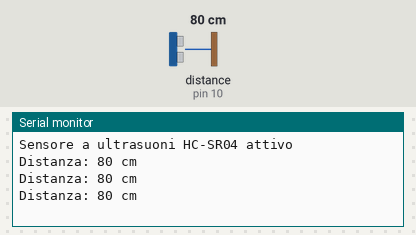
Bench run of a sketch on a simulated Arduino Uno, built with avr-gcc and run on an emulated ATmega328P. Shown: the last lines printed to the serial monitor. Wiring (inferred from the names in the program): ultrasonic range finder: trigger pin 9; echo pin 10. Inputs (shaded band) come from the test bench; at power-on: distance to the obstacle (sensor on pin 10) 80 cm. The echo pulse lasts 58.3 µs per cm.

Above: at 1.3 s.
1.4 s: distance to the obstacle (sensor on pin 10) set to 2 cm
At 1.9 s:
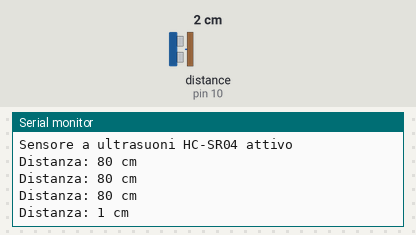
2.9 s: distance to the obstacle (sensor on pin 10) set to 4 cm
At 3.4 s:
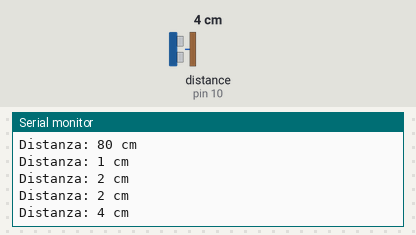
Timing chart, 0 to 5.9 s (numbered marks = the images above; inputs shaded):
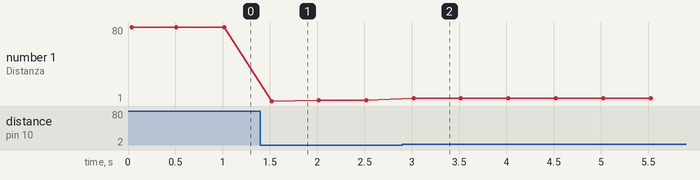

Measured:
- after the input at 1.4 s, the serial monitor: prints a new line after 0.12 s (image 1)
- after the input at 2.9 s, the serial monitor: prints a new line after 0.12 s (image 2)
- plotted number 1: 80 → 2 after the input at 1.4 s

The sketch:

Ultrasuoni_01_misurazione_base.ino
```cpp
/*
 * @file Ultrasuoni_01_misurazione_base.ino
 * @brief Misurazione base con sensore a ultrasuoni HC-SR04
 *
 * @description
 * Questo sketch è un esempio base per utilizzare il sensore a ultrasuoni HC-SR04 con Arduino.
 * Il sensore misura la distanza da un oggetto riflettente inviando un impulso ultrasonico e misurando il tempo di ritorno dell'eco.
 * Il risultato viene visualizzato in centimetri sul monitor seriale.
 *
 * https://wokwi.com/projects/458007500865594369
 * @author Filippo Bilardo
 * @date 09/03/2026
 * @version 1.0
 */

 // Sketch base per sensore a ultrasuoni HC-SR04
const int TRIG_PIN = 9;  // Pin Trigger del sensore
const int ECHO_PIN = 10; // Pin Echo del sensore

void setup() {
  pinMode(TRIG_PIN, OUTPUT);
  pinMode(ECHO_PIN, INPUT);
  Serial.begin(9600);
  Serial.println("Sensore a ultrasuoni HC-SR04 attivo");
}

void loop() {
  // Variabili per la durata dell'impulso e la distanza risultante
  long duration, distance;

  // Invia impulso ultrasonico
  digitalWrite(TRIG_PIN, LOW);
  delayMicroseconds(2);
  digitalWrite(TRIG_PIN, HIGH);
  delayMicroseconds(10);
  digitalWrite(TRIG_PIN, LOW);

  // Misura il tempo di ritorno dell'eco
  duration = pulseIn(ECHO_PIN, HIGH);

  // Calcola la distanza (in cm)
  // La velocità del suono è 343 m/s o 34300 cm/s
  // Il tempo misurato è di andata e ritorno, quindi dividiamo per 2
  // Quindi: distanza = (tempo × 34300) / 2 / 1000000 = tempo / 58
  distance = duration / 58;

  // Visualizza la distanza sul monitor seriale
  Serial.print("Distanza: ");
  Serial.print(distance);
  Serial.println(" cm");

  delay(500);  // Attendi mezzo secondo prima della prossima misurazione
}
```
